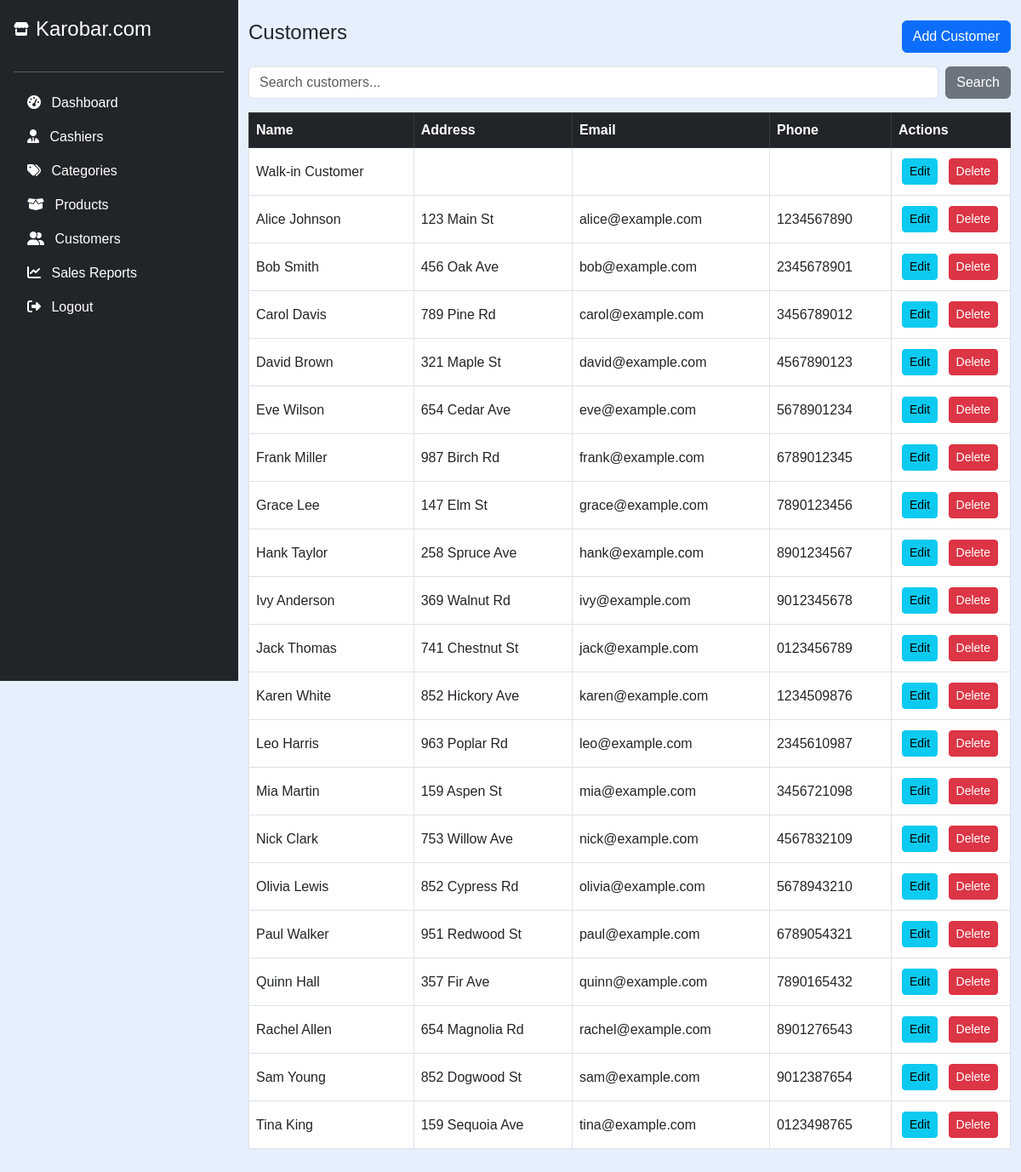
The app's page /manager/customers.php (signed in) with its own data.
### tables this page shows
CREATE TABLE `customers` (
  `id` int(11) NOT NULL,
  `name` varchar(255) NOT NULL,
  `address` varchar(255) DEFAULT NULL,
  `email` varchar(255) DEFAULT NULL,
  `phone_number` varchar(20) DEFAULT NULL,
  `created_at` datetime DEFAULT current_timestamp()
);

### manager/customers.php (the view, shortened to what this page needs)
<?php
include('config.php');
$search = $_GET['search'] ?? '';
$search_sql = $search ? " AND name LIKE '%". $conn->real_escape_string($search) ."%' " : '';
$customers = $conn->query("
    SELECT * FROM customers
    WHERE 1 $search_sql
    ORDER BY created_at DESC
");
?>
<!DOCTYPE html>
<html>
<head>
    <link href="https://cdn.jsdelivr.net/npm/bootstrap@5.3.0/dist/css/bootstrap.min.css" rel="stylesheet">
</head>
<body>
<?php include('manager_sidebar.php'); ?>
<div class="container py-4">
    <div class="d-flex justify-content-between mb-3">
        <h4>Customers</h4>
        <button class="btn btn-primary" onclick="openCreate()">Add Customer</button>
    </div>
    <div class="mb-3">
        <form method="get" class="d-flex">
            <input type="text" name="search" class="form-control me-2" placeholder="Search customers..." value="<?= htmlspecialchars($search) ?>">
            <button class="btn btn-secondary">Search</button>
        </form>
    </div>
    <table class="table table-bordered align-middle">
        <thead class="table-dark">
            <tr>
                <th>Name</th>
                <th>Address</th>
                <th>Email</th>
                <th>Phone</th>
                <th width="140">Actions</th>
            </tr>
        </thead>
        <tbody>
        <?php if (!$customers->num_rows): ?>
            <tr><td colspan="5" class="text-center">No customers found</td></tr>
        <?php else: while($c = $customers->fetch_assoc()): ?>
            <tr data-id="<?= $c['id'] ?>">
                <td class="cust-name"><?= htmlspecialchars($c['name']) ?></td>
                <td class="cust-address"><?= htmlspecialchars($c['address']) ?></td>
                <td class="cust-email"><?= htmlspecialchars($c['email']) ?></td>
                <td class="cust-phone"><?= htmlspecialchars($c['phone_number']) ?></td>
                <td>
                    <button class="btn btn-sm btn-info m-1" onclick="openEdit(this)">Edit</button>
                    <button class="btn btn-sm btn-danger m-1" onclick="deleteCustomer(<?= $c['id'] ?>)">Delete</button>
                </td>
            </tr>
        <?php endwhile; endif; ?>
        </tbody>
    </table>
</div>
</body>
</html>

### manager/manager_sidebar.php (style rules this page uses)
body { font-family: Arial, sans-serif; background-color: #e6effc; margin-left: 280px; }

### records on screen
customers: name "Walk-in Customer"
customers: name "Alice Johnson", address "123 Main St", email "alice@example.com", phone_number "1234567890"
customers: name "Bob Smith", address "456 Oak Ave", email "bob@example.com", phone_number "2345678901"
customers: name "Carol Davis", address "789 Pine Rd", email "carol@example.com", phone_number "3456789012"
customers: name "David Brown", address "321 Maple St", email "david@example.com", phone_number "4567890123"
customers: name "Eve Wilson", address "654 Cedar Ave", email "eve@example.com", phone_number "5678901234"
customers: name "Frank Miller", address "987 Birch Rd", email "frank@example.com", phone_number "6789012345"
customers: name "Grace Lee", address "147 Elm St", email "grace@example.com", phone_number "7890123456"
customers: name "Hank Taylor", address "258 Spruce Ave", email "hank@example.com", phone_number "8901234567"
customers: name "Ivy Anderson", address "369 Walnut Rd", email "ivy@example.com", phone_number "9012345678"
customers: name "Jack Thomas", address "741 Chestnut St", email "jack@example.com", phone_number "0123456789"
customers: name "Karen White", address "852 Hickory Ave", email "karen@example.com", phone_number "1234509876"
customers: name "Leo Harris", address "963 Poplar Rd", email "leo@example.com", phone_number "2345610987"
customers: name "Mia Martin", address "159 Aspen St", email "mia@example.com", phone_number "3456721098"
customers: name "Nick Clark", address "753 Willow Ave", email "nick@example.com", phone_number "4567832109"
customers: name "Olivia Lewis", address "852 Cypress Rd", email "olivia@example.com", phone_number "5678943210"
customers: name "Paul Walker", address "951 Redwood St", email "paul@example.com", phone_number "6789054321"
customers: name "Quinn Hall", address "357 Fir Ave", email "quinn@example.com", phone_number "7890165432"
customers: name "Rachel Allen", address "654 Magnolia Rd", email "rachel@example.com", phone_number "8901276543"
customers: name "Sam Young", address "852 Dogwood St", email "sam@example.com", phone_number "9012387654"
customers: name "Tina King", address "159 Sequoia Ave", email "tina@example.com", phone_number "0123498765"
